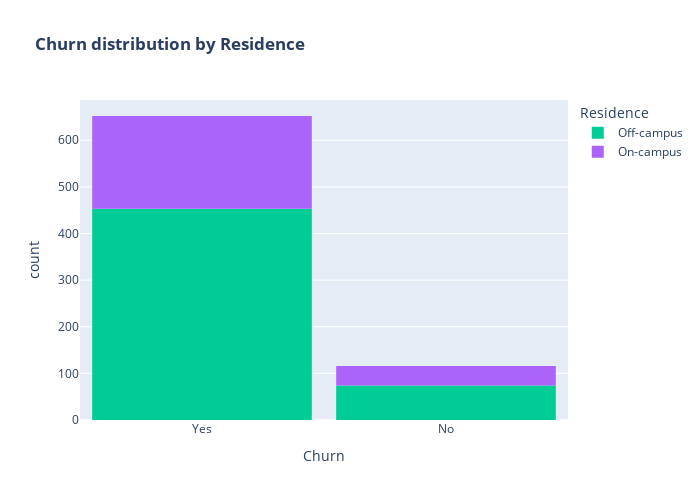

The code cell stored with this chart in its notebook:
### Code cell
color_map = {"Yes": '#FFA15A', "No": '#00CC96'}
fig = px.histogram(data, x="Churn", color="Residence",  title="<b>Churn distribution by Residence</b>", color_discrete_map=color_map)
fig.update_layout(width=700, height=500, bargap=0.1)
fig.show()

### Figure 1 — Plotly figure (JSON) as saved in the notebook; plotly's stock layout.template omitted (floating-point values rounded to 4 significant figures; data arrays with more than 128 entries replaced by an {"elided": "..."} marker saying what was removed)
{"data": [{"alignmentgroup": "True", "bingroup": "x", "hovertemplate": "Residence=Off-campus<br>Churn=%{x}<br>count=%{y}<extra></extra>", "legendgroup": "Off-campus", "marker": {"color": "#00cc96", "pattern": {"shape": ""}}, "name": "Off-campus", "offsetgroup": "Off-campus", "orientation": "v", "showlegend": true, "type": "histogram", "x": {"elided": "527 str values"}, "xaxis": "x", "yaxis": "y"}, {"alignmentgroup": "True", "bingroup": "x", "hovertemplate": "Residence=On-campus<br>Churn=%{x}<br>count=%{y}<extra></extra>", "legendgroup": "On-campus", "marker": {"color": "#ab63fa", "pattern": {"shape": ""}}, "name": "On-campus", "offsetgroup": "On-campus", "orientation": "v", "showlegend": true, "type": "histogram", "x": {"elided": "241 str values"}, "xaxis": "x", "yaxis": "y"}], "layout": {"bargap": 0.1, "barmode": "relative", "height": 500, "legend": {"title": {"text": "Residence"}, "tracegroupgap": 0}, "title": {"text": "<b>Churn distribution by Residence</b>"}, "width": 700, "xaxis": {"anchor": "y", "domain": [0, 1], "title": {"text": "Churn"}}, "yaxis": {"anchor": "x", "domain": [0, 1], "title": {"text": "count"}}}}
